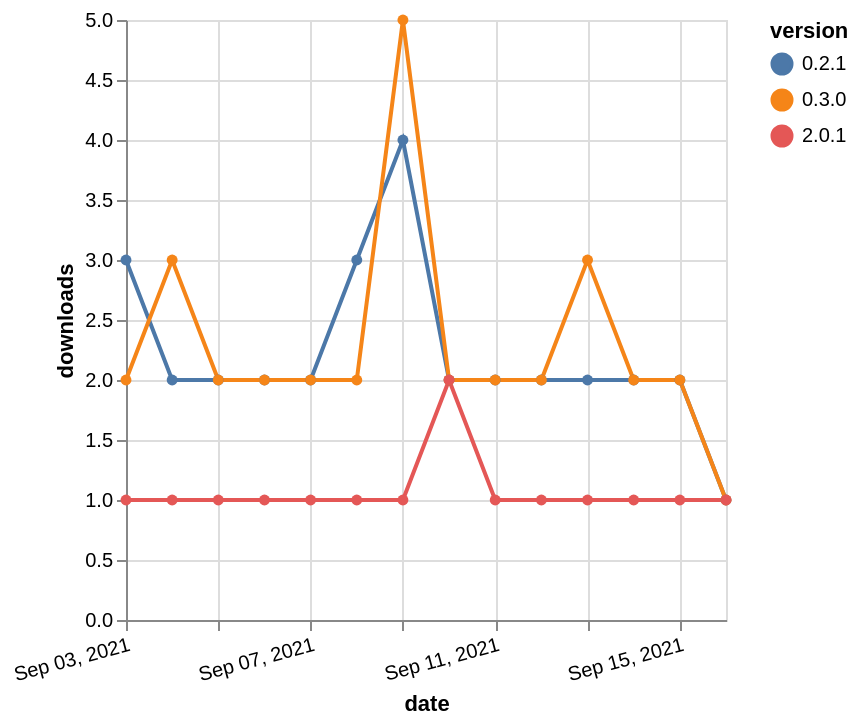

The specification (Vega-Lite) saved for this image:
### Vega-Lite specification from a JSON file in a GitHub repository (floating-point values rounded to 4 significant figures)
{"$schema": "https://vega.github.io/schema/vega-lite/v5.json", "description": "A simple bar chart with embedded data.", "data": {"values": [{"date": "2021-09-03", "total": 3327, "delta": 3, "version": "0.2.1"}, {"date": "2021-09-04", "total": 3329, "delta": 2, "version": "0.2.1"}, {"date": "2021-09-05", "total": 3331, "delta": 2, "version": "0.2.1"}, {"date": "2021-09-06", "total": 3333, "delta": 2, "version": "0.2.1"}, {"date": "2021-09-07", "total": 3335, "delta": 2, "version": "0.2.1"}, {"date": "2021-09-08", "total": 3338, "delta": 3, "version": "0.2.1"}, {"date": "2021-09-09", "total": 3342, "delta": 4, "version": "0.2.1"}, {"date": "2021-09-10", "total": 3344, "delta": 2, "version": "0.2.1"}, {"date": "2021-09-11", "total": 3346, "delta": 2, "version": "0.2.1"}, {"date": "2021-09-12", "total": 3348, "delta": 2, "version": "0.2.1"}, {"date": "2021-09-13", "total": 3350, "delta": 2, "version": "0.2.1"}, {"date": "2021-09-14", "total": 3352, "delta": 2, "version": "0.2.1"}, {"date": "2021-09-15", "total": 3354, "delta": 2, "version": "0.2.1"}, {"date": "2021-09-16", "total": 3355, "delta": 1, "version": "0.2.1"}, {"date": "2021-09-03", "total": 4159, "delta": 2, "version": "0.3.0"}, {"date": "2021-09-04", "total": 4162, "delta": 3, "version": "0.3.0"}, {"date": "2021-09-05", "total": 4164, "delta": 2, "version": "0.3.0"}, {"date": "2021-09-06", "total": 4166, "delta": 2, "version": "0.3.0"}, {"date": "2021-09-07", "total": 4168, "delta": 2, "version": "0.3.0"}, {"date": "2021-09-08", "total": 4170, "delta": 2, "version": "0.3.0"}, {"date": "2021-09-09", "total": 4175, "delta": 5, "version": "0.3.0"}, {"date": "2021-09-10", "total": 4177, "delta": 2, "version": "0.3.0"}, {"date": "2021-09-11", "total": 4179, "delta": 2, "version": "0.3.0"}, {"date": "2021-09-12", "total": 4181, "delta": 2, "version": "0.3.0"}, {"date": "2021-09-13", "total": 4184, "delta": 3, "version": "0.3.0"}, {"date": "2021-09-14", "total": 4186, "delta": 2, "version": "0.3.0"}, {"date": "2021-09-15", "total": 4188, "delta": 2, "version": "0.3.0"}, {"date": "2021-09-16", "total": 4189, "delta": 1, "version": "0.3.0"}, {"date": "2021-09-03", "total": 182, "delta": 1, "version": "2.0.1"}, {"date": "2021-09-04", "total": 183, "delta": 1, "version": "2.0.1"}, {"date": "2021-09-05", "total": 184, "delta": 1, "version": "2.0.1"}, {"date": "2021-09-06", "total": 185, "delta": 1, "version": "2.0.1"}, {"date": "2021-09-07", "total": 186, "delta": 1, "version": "2.0.1"}, {"date": "2021-09-08", "total": 187, "delta": 1, "version": "2.0.1"}, {"date": "2021-09-09", "total": 188, "delta": 1, "version": "2.0.1"}, {"date": "2021-09-10", "total": 190, "delta": 2, "version": "2.0.1"}, {"date": "2021-09-11", "total": 191, "delta": 1, "version": "2.0.1"}, {"date": "2021-09-12", "total": 192, "delta": 1, "version": "2.0.1"}, {"date": "2021-09-13", "total": 193, "delta": 1, "version": "2.0.1"}, {"date": "2021-09-14", "total": 194, "delta": 1, "version": "2.0.1"}, {"date": "2021-09-15", "total": 195, "delta": 1, "version": "2.0.1"}, {"date": "2021-09-16", "total": 196, "delta": 1, "version": "2.0.1"}]}, "width": "container", "mark": {"type": "line", "point": {"filled": true}}, "encoding": {"x": {"field": "date", "type": "temporal", "timeUnit": "yearmonthdate", "title": "date", "axis": {"labelAngle": -15}}, "y": {"field": "delta", "type": "quantitative", "title": "downloads"}, "color": {"field": "version", "type": "nominal"}, "tooltip": {"field": "delta"}}}
